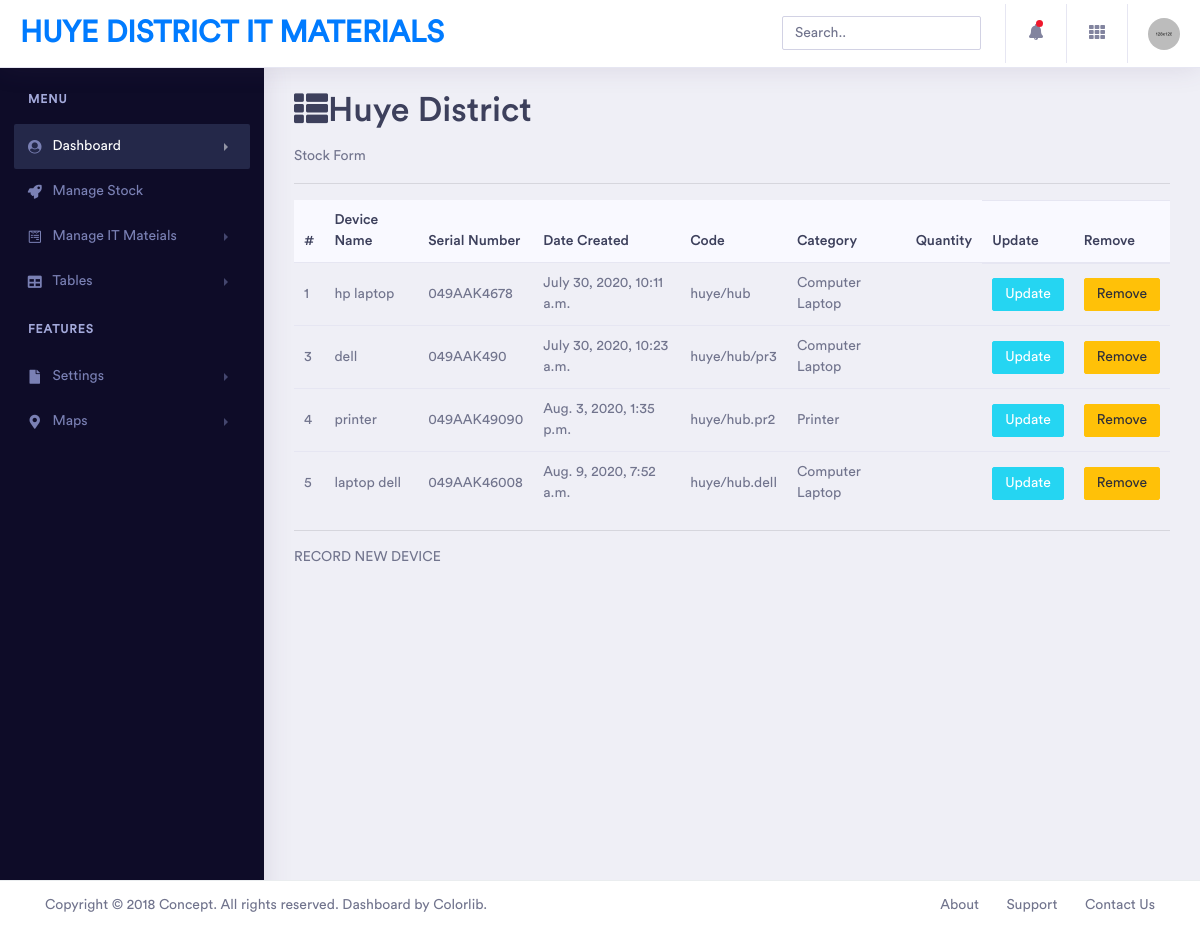
The page /allstock/ on the database its author committed.
### registerItem/models.py (models this page shows, shortened)
class Stock(models.Model):
    CATEGORY = [
        ('Computer Laptop', 'Computer Laptop'),
        ('Computer Desktop', 'Computer Desktop'),
        ('4G Router', '4G Router'),
        ('Printer', 'Printer'),
        ('Scanner', 'Scanner'),
        ('Television', 'Television'),
        ('Decoder', 'Decoder'),
    ]
    name = models.CharField(max_length=200, null=True)
    serialNumber = models.CharField(max_length=200, unique=True, null=True)
    date_created = models.DateTimeField(auto_now_add=True, null=True)
    code = models.CharField(max_length=200, null=True)
    category = models.CharField(max_length=200, null=True, choices=CATEGORY)
    availability = models.CharField(max_length=20, choices=AVAILABILITY, default='Available')

### registerItem/views.py (the view)
# urls.py: path('allstock/', views.allStock, name='allstock'),
def allStock(request):
    stocks = Stock.objects.all()
    context = {'stocks': stocks}
    return render(request, 'stock/allStock.html', context)

### templates/stock/allStock.html
{% extends 'index.html' %}
{% block content %}
    <div class="app-title">
        <div>
          <h1><i class="fa fa-th-list"></i>Huye District</h1>
          <p>Stock Form</p>
        </div>
    </div>
    <hr>
 <div class="table-responsive">
     <table class="table">
         <thead class="bg-light">
         <tr class="border-0">
             <th class="border-0">#</th>
             <th class="border-0">Device Name</th>
             <th class="border-0">Serial Number</th>
             <th class="border-0">Date Created</th>
             <th class="border-0">Code</th>
             <th class="border-0">Category</th>
             <th class="border-0">Quantity</th>
             <th>Update</th>
             <th>Remove</th>
         </tr>
         </thead>
         <tbody>
         {% for stock in stocks %}
             <tr>
                 <td>{{ stock.id }}</td>
                 <td>{{ stock.name }}</td>
                 <td>{{ stock.serialNumber }}</td>
                 <td>{{ stock.date_created }}</td>
                 <td>{{ stock.code }}</td>
                 <td>{{ stock.category }}</td>
                 <td>{{ stock.quantity }}</td>
                 <td><a class="btn btn-sm btn-info" href="{% url 'updatestock'  stock.id %}">Update</a></td>
                 <td><a class="btn btn-sm btn-warning" href="{% url 'deletestock' stock.id %}">Remove</a></td>
            </tr>
         {% endfor %}
        </tbody>
     </table>
 </div>
    <hr>
<di>
    <a href="{% url 'recordstock' %}">RECORD NEW DEVICE</a>
</di>
{% endblock %}

### templates/index.html (shortened to what this page needs)
<!doctype html>
<html lang="en">
{% load static %}
<head>
    <link rel="stylesheet" href="{% static 'assets/vendor/bootstrap/css/bootstrap.min.css' %}">
    <link href="{% static 'assets/vendor/fonts/circular-std/style.css' %}" rel="stylesheet">
    <link rel="stylesheet" href="{% static 'assets/libs/css/style.css' %}">
    <link rel="stylesheet" href="{% static 'assets/vendor/fonts/fontawesome/css/fontawesome-all.css' %}">
    <link rel="stylesheet" href="{% static 'assets/vendor/charts/chartist-bundle/chartist.css' %}">
    <link rel="stylesheet" href="{% static 'assets/vendor/charts/morris-bundle/morris.css' %}">
    <link rel="stylesheet" href="{% static 'assets/vendor/fonts/material-design-iconic-font/css/materialdesignicons.min.css' %}">
    <link rel="stylesheet" href="{% static 'assets/vendor/charts/c3charts/c3.css' %}">
    <link rel="stylesheet" href="{% static 'assets/vendor/fonts/flag-icon-css/flag-icon.min.css' %}">
</head>
<body>
    <div class="dashboard-main-wrapper">
        <div class="dashboard-header">
            <nav class="navbar navbar-expand-lg bg-white fixed-top">
                <a class="navbar-brand" href="index.html">HUYE DISTRICT IT MATERIALS</a>
                <div class="collapse navbar-collapse " id="navbarSupportedContent">
                    <ul class="navbar-nav ml-auto navbar-right-top">
                        <li class="nav-item">
                            <div id="custom-search" class="top-search-bar">
                                <input class="form-control" type="text" placeholder="Search..">
                            </div>
                        </li>
                        <li class="nav-item dropdown notification">
                            <a class="nav-link nav-icons" href="#" id="navbarDropdownMenuLink1" data-toggle="dropdown" aria-haspopup="true" aria-expanded="false"><i class="fas fa-fw fa-bell"></i> <span class="indicator"></span></a>
                        </li>
                        <li class="nav-item dropdown connection">
                            <a class="nav-link" href="#" id="navbarDropdown" role="button" data-toggle="dropdown" aria-haspopup="true" aria-expanded="false"> <i class="fas fa-fw fa-th"></i> </a>
                        </li>
                        <li class="nav-item dropdown nav-user">
                            <a class="nav-link nav-user-img" href="#" id="navbarDropdownMenuLink2" data-toggle="dropdown" aria-haspopup="true" aria-expanded="false"><img src="assets/images/avatar-1.jpg" alt="" class="user-avatar-md rounded-circle"></a>
                        </li>
                    </ul>
                </div>
            </nav>
        </div>
        <div class="nav-left-sidebar sidebar-dark">
            <div class="menu-list">
                <nav class="navbar navbar-expand-lg navbar-light">
                    <div class="collapse navbar-collapse" id="navbarNav">
                        {% include 'include/sidebar.html' %}
                    </div>
                </nav>
            </div>
        </div>
    <div class="dashboard-wrapper">
         <div class="dashboard-ecommerce">
                <div class="container-fluid dashboard-content ">
                {% block content %}
                {% endblock %}
                </div>
         </div>
    </div>
            <div class="footer fixed-bottom">
                <div class="container-fluid">
                    <div class="row">
                        <div class="col-xl-6 col-lg-6 col-md-6 col-sm-12 col-12">
                             Copyright © 2018 Concept. All rights reserved. Dashboard by <a href="https://colorlib.com/wp/">Colorlib</a>.
                        </div>
                        <div class="col-xl-6 col-lg-6 col-md-6 col-sm-12 col-12">
                            <div class="text-md-right footer-links d-none d-sm-block">
                                <a href="javascript: void(0);">About</a>
                                <a href="javascript: void(0);">Support</a>
                                <a href="javascript: void(0);">Contact Us</a>
                            </div>
                        </div>
                    </div>
                </div>
            </div>
        </div>
</body>
</html>

### templates/include/sidebar.html (shortened to what this page needs)
{% load static %}
{% block content %}
<ul class="navbar-nav flex-column">
                            <li class="nav-divider">
                                Menu
                            </li>
                            <li class="nav-item ">
                                <a class="nav-link active" href="#" data-toggle="collapse" aria-expanded="false" data-target="#submenu-1" aria-controls="submenu-1"><i class="fa fa-fw fa-user-circle"></i>Dashboard <span class="badge badge-success">6</span></a>
                            </li>
                            <li class="nav-item">
                                <a class="nav-link" href="{% url 'allstock' %}" ><i class="fa fa-fw fa-rocket"></i>Manage Stock</a>
                            </li>
                            <li class="nav-item ">
                                <a class="nav-link" href="#" data-toggle="collapse" aria-expanded="false" data-target="#submenu-4" aria-controls="submenu-4"><i class="fab fa-fw fa-wpforms"></i>Manage IT Mateials</a>
                            </li>
                            <li class="nav-item">
                                <a class="nav-link" href="#" data-toggle="collapse" aria-expanded="false" data-target="#submenu-5" aria-controls="submenu-5"><i class="fas fa-fw fa-table"></i>Tables</a>
                            </li>
                            <li class="nav-divider">
                                Features
                            </li>
                            <li class="nav-item">
                                <a class="nav-link" href="#" data-toggle="collapse" aria-expanded="false" data-target="#submenu-6" aria-controls="submenu-6"><i class="fas fa-fw fa-file"></i> Settings </a>
                            </li>
                            <li class="nav-item">
                                <a class="nav-link" href="#" data-toggle="collapse" aria-expanded="false" data-target="#submenu-9" aria-controls="submenu-9"><i class="fas fa-fw fa-map-marker-alt"></i>Maps</a>
                            </li>
                        </ul>
{% endblock %}

### rows shown on the page
Stock: id "1", name "hp laptop", serialNumber "049AAK4678", date_created "July 30, 2020, 10:11 a.m.", code "huye/hub", category "Computer Laptop"
Stock: id "3", name "dell", serialNumber "049AAK490", date_created "July 30, 2020, 10:23 a.m.", code "huye/hub/pr3", category "Computer Laptop"
Stock: id "4", name "printer", serialNumber "049AAK49090", date_created "Aug. 3, 2020, 1:35 p.m.", code "huye/hub.pr2", category "Printer"
Stock: id "5", name "laptop dell", serialNumber "049AAK46008", date_created "Aug. 9, 2020, 7:52 a.m.", code "huye/hub.dell", category "Computer Laptop"
